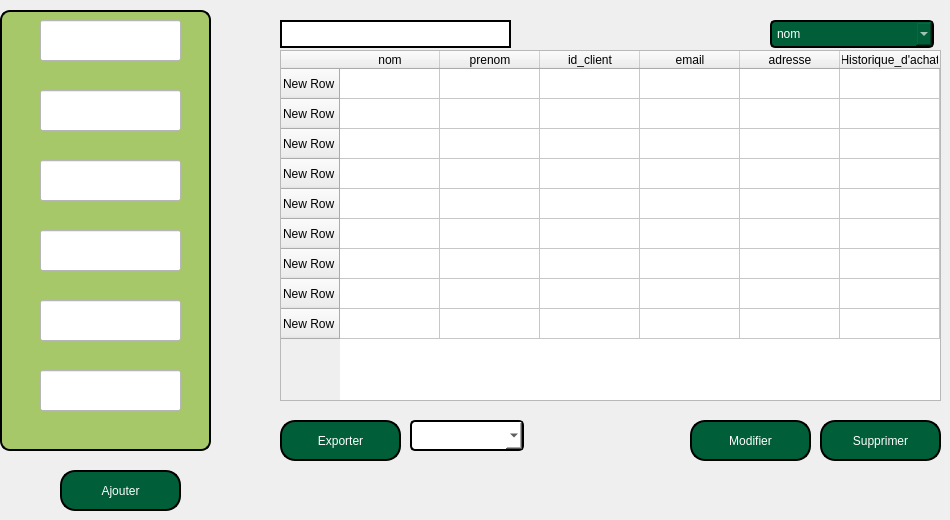
       <widget class="QWidget" name="tab_8">
        <attribute name="title">
         <string>Tab 1</string>
        </attribute>
        <widget class="QLineEdit" name="adresse">
         <property name="geometry">
          <rect>
           <x>40</x>
           <y>300</y>
           <width>141</width>
           <height>41</height>
          </rect>
         </property>
         <property name="styleSheet">
          <string notr="true">background-color: rgb(255, 255, 255);
color:black;</string>
         </property>
        </widget>
        <widget class="QLineEdit" name="nom1_2">
         <property name="geometry">
          <rect>
           <x>40</x>
           <y>90</y>
           <width>141</width>
           <height>41</height>
          </rect>
         </property>
         <property name="styleSheet">
          <string notr="true">background-color: rgb(255, 255, 255);
color:black;</string>
         </property>
        </widget>
        <widget class="QLabel" name="label_9">
         <property name="geometry">
          <rect>
           <x>0</x>
           <y>0</y>
           <width>211</width>
           <height>451</height>
          </rect>
         </property>
         <property name="styleSheet">
          <string notr="true">QLabel {
    background-color: #a6c868;     /* Set background color to white */
    border: 2px solid;   /* Set border color */
    border-radius: 10px;         /* Rounded corners */
    margin-top: 10px;            /* Space for the title */
    padding: 10px;               /* Padding inside the box */
}</string>
         </property>
         <property name="text">
          <string/>
         </property>
        </widget>
        <widget class="QLineEdit" name="id_client">
         <property name="geometry">
          <rect>
           <x>40</x>
           <y>20</y>
           <width>141</width>
           <height>41</height>
          </rect>
         </property>
         <property name="font">
          <font>
           <pointsize>8</pointsize>
          </font>
         </property>
         <property name="styleSheet">
          <string notr="true">background-color: rgb(255, 255, 255);
color:black;</string>
         </property>
        </widget>
        <widget class="QLineEdit" name="H_achat">
         <property name="geometry">
          <rect>
           <x>40</x>
           <y>370</y>
           <width>141</width>
           <height>41</height>
          </rect>
         </property>
         <property name="styleSheet">
          <string notr="true">background-color: rgb(255, 255, 255);
color:black;</string>
         </property>
        </widget>
        <widget class="QLineEdit" name="prenom1_2">
         <property name="geometry">
          <rect>
           <x>40</x>
           <y>160</y>
           <width>141</width>
           <height>41</height>
          </rect>
         </property>
         <property name="styleSheet">
          <string notr="true">background-color: rgb(255, 255, 255);
color:black;</string>
         </property>
        </widget>
        <widget class="QLineEdit" name="email_2">
         <property name="geometry">
          <rect>
           <x>40</x>
           <y>230</y>
           <width>141</width>
           <height>41</height>
          </rect>
         </property>
         <property name="styleSheet">
          <string notr="true">background-color: rgb(255, 255, 255);
color:black;</string>
         </property>
        </widget>
        <widget class="QTableWidget" name="tableWidget_2">
         <property name="geometry">
          <rect>
           <x>280</x>
           <y>50</y>
           <width>661</width>
           <height>351</height>
          </rect>
         </property>
         <row>
          <property name="text">
           <string>New Row</string>
          </property>
         </row>
         <row>
          <property name="text">
           <string>New Row</string>
          </property>
         </row>
         <row>
          <property name="text">
           <string>New Row</string>
          </property>
         </row>
         <row>
          <property name="text">
           <string>New Row</string>
          </property>
         </row>
         <row>
          <property name="text">
           <string>New Row</string>
          </property>
         </row>
         <row>
          <property name="text">
           <string>New Row</string>
          </property>
         </row>
         <row>
          <property name="text">
           <string>New Row</string>
          </property>
         </row>
         <row>
          <property name="text">
           <string>New Row</string>
          </property>
         </row>
         <row>
          <property name="text">
           <string>New Row</string>
          </property>
         </row>
         <column>
          <property name="text">
           <string>nom</string>
          </property>
         </column>
         <column>
          <property name="text">
           <string>prenom</string>
          </property>
         </column>
         <column>
          <property name="text">
           <string>id_client</string>
          </property>
         </column>
         <column>
          <property name="text">
           <string>email</string>
          </property>
         </column>
         <column>
          <property name="text">
           <string>adresse</string>
          </property>
         </column>
         <column>
          <property name="text">
           <string>Historique_d'achat</string>
          </property>
         </column>
        </widget>
        <widget class="QPushButton" name="pushButton_10">
         <property name="geometry">
          <rect>
           <x>60</x>
           <y>470</y>
           <width>121</width>
           <height>41</height>
          </rect>
         </property>
         <property name="styleSheet">
          <string notr="true">QPushButton {
    color: white;                      /* Text color */
    border: 2px solid black;         /* Border width and color */
    border-radius: 15px;              /* Round the corners */
    background-color: #005e38;        /* Optional: Set a background color */
    padding: 10px 20px;               /* Add padding for better aesthetics */
}

QPushButton:hover {
    background-color: #45a049;        /* Change background color on hover */
}

QPushButton:pressed {
    background-color: #3e8e41;        /* Change background color when pressed */
}</string>
         </property>
         <property name="text">
          <string>Ajouter</string>
         </property>
        </widget>
        <widget class="QPushButton" name="pushButton_11">
         <property name="geometry">
          <rect>
           <x>280</x>
           <y>420</y>
           <width>121</width>
           <height>41</height>
          </rect>
         </property>
         <property name="styleSheet">
          <string notr="true">QPushButton {
    color: white;                      /* Text color */
    border: 2px solid black;         /* Border width and color */
    border-radius: 15px;              /* Round the corners */
    background-color: #005e38;        /* Optional: Set a background color */
    padding: 10px 20px;               /* Add padding for better aesthetics */
}

QPushButton:hover {
    background-color: #45a049;        /* Change background color on hover */
}

QPushButton:pressed {
    background-color: #3e8e41;        /* Change background color when pressed */
}</string>
         </property>
         <property name="text">
          <string>Exporter</string>
         </property>
        </widget>
        <widget class="QPushButton" name="pushButton_12">
         <property name="geometry">
          <rect>
           <x>690</x>
           <y>420</y>
           <width>121</width>
           <height>41</height>
          </rect>
         </property>
         <property name="styleSheet">
          <string notr="true">QPushButton {
    color: white;                      /* Text color */
    border: 2px solid black;         /* Border width and color */
    border-radius: 15px;              /* Round the corners */
    background-color: #005e38;        /* Optional: Set a background color */
    padding: 10px 20px;               /* Add padding for better aesthetics */
}

QPushButton:hover {
    background-color: #45a049;        /* Change background color on hover */
}

QPushButton:pressed {
    background-color: #3e8e41;        /* Change background color when pressed */
}</string>
         </property>
         <property name="text">
          <string>Modifier</string>
         </property>
        </widget>
        <widget class="QPushButton" name="pushButton_13">
         <property name="geometry">
          <rect>
           <x>820</x>
           <y>420</y>
           <width>121</width>
           <height>41</height>
          </rect>
         </property>
         <property name="styleSheet">
          <string notr="true">QPushButton {
    color: white;                      /* Text color */
    border: 2px solid black;         /* Border width and color */
    border-radius: 15px;              /* Round the corners */
    background-color: #005e38;        /* Optional: Set a background color */
    padding: 10px 20px;               /* Add padding for better aesthetics */
}

QPushButton:hover {
    background-color: #45a049;        /* Change background color on hover */
}

QPushButton:pressed {
    background-color: #3e8e41;        /* Change background color when pressed */
}</string>
         </property>
         <property name="text">
          <string>Supprimer</string>
         </property>
        </widget>
        <widget class="QLineEdit" name="lineEdit_2">
         <property name="geometry">
          <rect>
           <x>280</x>
           <y>20</y>
           <width>231</width>
           <height>28</height>
          </rect>
         </property>
         <property name="styleSheet">
          <string notr="true">background-color: rgb(255, 255, 255);
border: 2px solid black;
color:black;</string>
         </property>
        </widget>
        <widget class="QComboBox" name="comboBox_2">
         <property name="geometry">
          <rect>
           <x>770</x>
           <y>20</y>
           <width>164</width>
           <height>28</height>
          </rect>
         </property>
         <property name="styleSheet">
          <string notr="true">QComboBox {
    background-color: rgb(0, 85, 0);/* Background color */
    color: #ffffff;              /* Text color */
    border: 2px solid black;   /* Border color and thickness */
    border-radius: 5px;         /* Rounded corners */
    padding: 5px;               /* Padding around the text */
    min-width: 150px;           /* Minimum width */
}





QComboBox:hover {
    border: 2px solid #a6c868 ;  /* Darker border on hover */
}

QComboBox:editable {
    background-color: rgb(0, 85, 0);        /* Background color when editable */
}

QComboBox:!editable, QComboBox::drop-down:editable {
    background-color:  #005e38;       /* Background color when not editable */
}

QComboBox:focus {
    border: 2px solid black;  /* Border color when focused */
}
</string>
         </property>
         <item>
          <property name="text">
           <string>nom</string>
          </property>
         </item>
         <item>
          <property name="text">
           <string>id</string>
          </property>
         </item>
         <item>
          <property name="text">
           <string/>
          </property>
         </item>
         <item>
          <property name="text">
           <string/>
          </property>
         </item>
        </widget>
        <widget class="QComboBox" name="comboBox_7">
         <property name="geometry">
          <rect>
           <x>410</x>
           <y>420</y>
           <width>114</width>
           <height>31</height>
          </rect>
         </property>
         <property name="styleSheet">
          <string notr="true">QComboBox {
    background-color: white;/* Background color */
    color: black;              /* Text color */
    border: 2px solid black;   /* Border color and thickness */
    border-radius: 5px;         /* Rounded corners */
    padding: 5px;               /* Padding around the text */
    min-width: 100px;           /* Minimum width */
}





QComboBox:hover {
    border: 2px solid #a6c868 ;  /* Darker border on hover */
}

QComboBox:editable {
    background-color: white;        /* Background color when editable */
}

QComboBox:!editable, QComboBox::drop-down:editable {
    background-color:  white;       /* Background color when not editable */
}

QComboBox:focus {
    border: 2px solid black;  /* Border color when focused */
}
</string>
         </property>
        </widget>
        <zorder>label_9</zorder>
        <zorder>id_client</zorder>
        <zorder>H_achat</zorder>
        <zorder>prenom1_2</zorder>
        <zorder>email_2</zorder>
        <zorder>tableWidget_2</zorder>
        <zorder>pushButton_10</zorder>
        <zorder>pushButton_11</zorder>
        <zorder>pushButton_12</zorder>
        <zorder>pushButton_13</zorder>
        <zorder>lineEdit_2</zorder>
        <zorder>comboBox_2</zorder>
        <zorder>nom1_2</zorder>
        <zorder>adresse</zorder>
        <zorder>comboBox_7</zorder>
       </widget>
